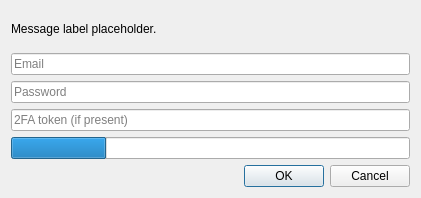
<?xml version="1.0" encoding="UTF-8"?>
<ui version="4.0">
 <class>LoginDialog</class>
 <widget class="QDialog" name="LoginDialog">
  <property name="geometry">
   <rect>
    <x>0</x>
    <y>0</y>
    <width>421</width>
    <height>198</height>
   </rect>
  </property>
  <property name="sizePolicy">
   <sizepolicy hsizetype="Fixed" vsizetype="Fixed">
    <horstretch>0</horstretch>
    <verstretch>0</verstretch>
   </sizepolicy>
  </property>
  <property name="windowTitle">
   <string>Add Account</string>
  </property>
  <layout class="QVBoxLayout" name="verticalLayout">
   <item>
    <widget class="QLabel" name="label">
     <property name="text">
      <string notr="true">Message label placeholder.</string>
     </property>
     <property name="textFormat">
      <enum>Qt::RichText</enum>
     </property>
     <property name="textInteractionFlags">
      <set>Qt::LinksAccessibleByKeyboard|Qt::LinksAccessibleByMouse|Qt::TextBrowserInteraction|Qt::TextSelectableByKeyboard|Qt::TextSelectableByMouse</set>
     </property>
    </widget>
   </item>
   <item>
    <widget class="QLineEdit" name="userTextBox">
     <property name="placeholderText">
      <string>Email</string>
     </property>
    </widget>
   </item>
   <item>
    <widget class="QLineEdit" name="passTextBox">
     <property name="echoMode">
      <enum>QLineEdit::Password</enum>
     </property>
     <property name="placeholderText">
      <string>Password</string>
     </property>
    </widget>
   </item>
   <item>
    <widget class="QLineEdit" name="twofaTextBox">
     <property name="placeholderText">
      <string>2FA token (if present)</string>
     </property>
    </widget>
   </item>
   <item>
    <widget class="QProgressBar" name="progressBar">
     <property name="value">
      <number>24</number>
     </property>
     <property name="textVisible">
      <bool>false</bool>
     </property>
    </widget>
   </item>
   <item>
    <widget class="QDialogButtonBox" name="buttonBox">
     <property name="orientation">
      <enum>Qt::Horizontal</enum>
     </property>
     <property name="standardButtons">
      <set>QDialogButtonBox::Cancel|QDialogButtonBox::Ok</set>
     </property>
    </widget>
   </item>
  </layout>
 </widget>
 <resources/>
 <connections/>
</ui>
